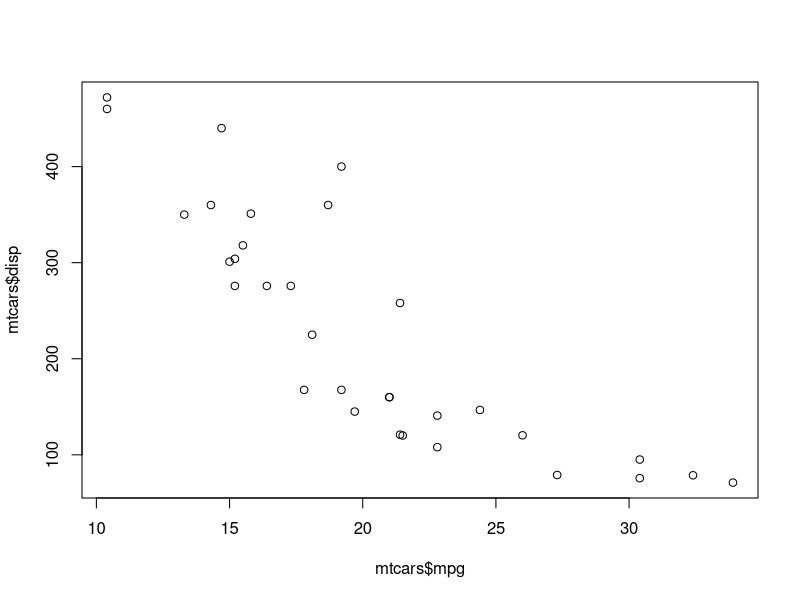
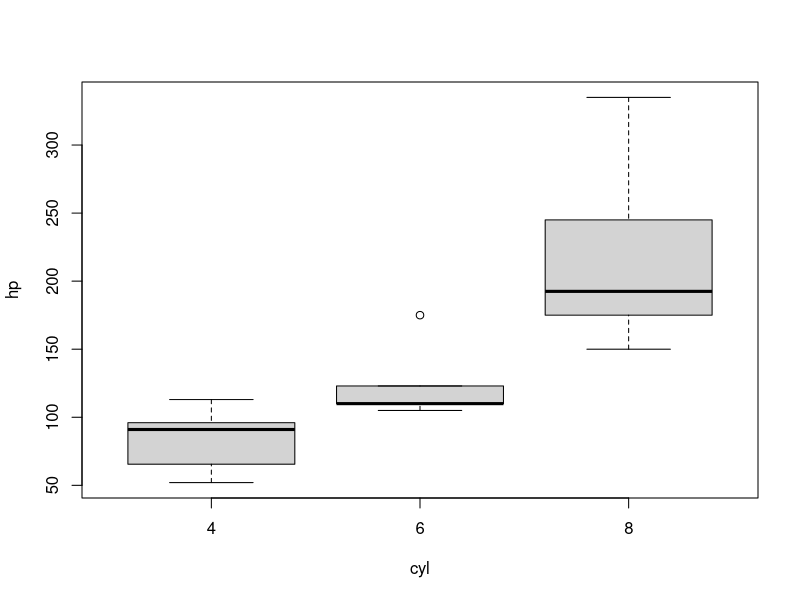
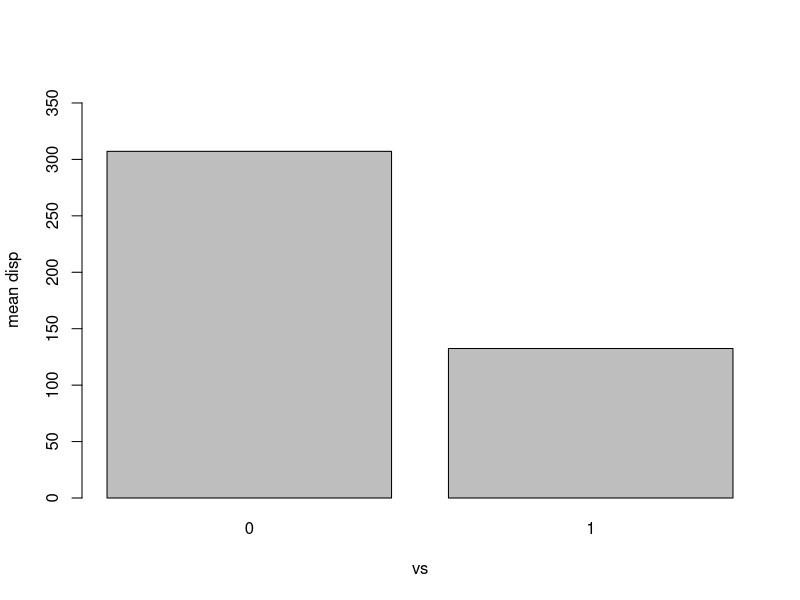

These figures' R source, in order:
# Author : Ali Snedden
# Date   : 2022-04-19
# Purpose: These are my answers to the 2022 Bioinformatics Challenge
# License: MIT
#
#
#
#
printf <- function(...){
    cat(sprintf(...))
    cat("\n")
}

####################
# Question 1 : 
printf("1. Make a numeric vector at least three elements long")
printf("   ANSWER :")
a <- c(0,1,2)
printf("        is.vector(a) = %s", is.vector(a))
printf("")
printf("")


####################
# Question 2 : 
printf("2. Make a named list object where the values are 10, 15, 20 and 25 and the")
printf("   names of the elements are 'Billy', 'Eli', 'Ali' and 'Jordan'")
printf("   ANSWER :")
a <- list(10,15,20,25)
names(a) <- c("Billy", "Eli", "Ali", "Jordan")
printf("        is.list(a) = %s", is.list(a))
printf("        names(a) : %s %s %s %s",names(a[1]), names(a[2]), names(a[3]),
                names(a[4]))
printf("")
printf("")



####################
# Question 3 : 
printf("3. Make a data frame where one column is random foods and the second column is made-up calorie values")
printf("   ANSWER :")
df <- data.frame(c('ice cream','rice','thousand year egg'), c(1000,642,666), stringsAsFactors=FALSE)
colnames(df)<-c("food", "calories")
printf("        is.data.frame(df) = %s", is.data.frame(df))
print(df)
printf("")
printf("")



####################
# Question 4 : 
printf("4. Add a new column of some sort to the data frame you made in question 3 and assign the output a new variable")
printf("   ANSWER :")
df$flavor = c('tasty','tasty','yuck')
dfnew <- df
print(dfnew)
printf("")
printf("")


####################
# Question 5 : 
printf("5. Remove the column you just added and assign this to a new variable")
printf("   ANSWER :")
dfnew2<-dfnew[1:2]
print(dfnew2)
printf("")
printf("")


####################
# Question 6 : 
printf("6. Using the mtcars data, make a scatterplot of displacement (disp) vs mpg")
printf("   ANSWER :")
#png("images/q6.png")
plot(x=mtcars$mpg, y=mtcars$disp)
#dev.off()
printf("")
printf("")


####################
# Question 7 : 
printf("7. Using the mtcars data again, make a boxplot of hp separated by cyl")
printf("   ANSWER :")
#png("images/q7.png")
boxplot(hp ~ cyl, mtcars)
#dev.off()
printf("")
printf("")


####################
# Question 8 : 
printf("Using the mtcars data again, make a barplot of displacement (disp) for each
engine shape (column \"vs\")")
printf("   ANSWER :")
# png("images/q8.png")
gV = c(mean(mtcars[mtcars$vs==0,]$disp), mean(mtcars[mtcars$vs==1,]$disp))
barplot(gV, names=c("0","1"), axes=TRUE, ylim=c(0,max(gV)*1.2), ylab="mean disp", xlab="vs")
#dev.off()
printf("")
printf("")


####################
# Question 23 : 
printf("Using the mtcars data, make a plot of mpg vs disp, coloring the points by cyl. Include a title. Be sure the colors used are color-blind friendly.")
printf("   ANSWER :")
printf("        p-value = %e", t.test(disp ~ vs, mtcars)[[3]])
#png("images/q23.png")
#plot(x=mtcars$disp, y=mtcars$mpg, main="MPG vs Engine Displacement", xlab="Engine Displacement", ylab="MPG", col=c("black","blue"), pch=c(17,16), cex=c(1.5,1.5))
#dev.off()
printf("")
printf("")


####################
# Question 3 : 
printf("Add a new column of some sort to the data frame you made in question 3 and assign the output a new variable")
printf("   ANSWER :")
printf("")
printf("")
